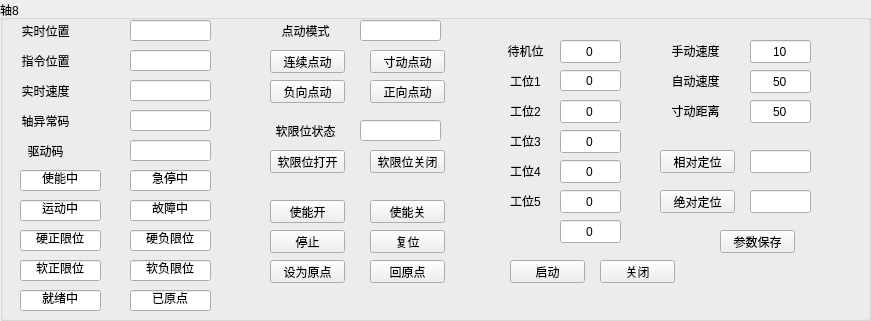
    <widget class="QGroupBox" name="A1_8">
     <property name="geometry">
      <rect>
       <x>60</x>
       <y>330</y>
       <width>871</width>
       <height>321</height>
      </rect>
     </property>
     <property name="minimumSize">
      <size>
       <width>400</width>
       <height>200</height>
      </size>
     </property>
     <property name="maximumSize">
      <size>
       <width>4000</width>
       <height>4000</height>
      </size>
     </property>
     <property name="title">
      <string>轴8</string>
     </property>
     <widget class="QPushButton" name="btn_MoveAbs_Axi_8">
      <property name="geometry">
       <rect>
        <x>660</x>
        <y>190</y>
        <width>75</width>
        <height>23</height>
       </rect>
      </property>
      <property name="text">
       <string>绝对定位</string>
      </property>
     </widget>
     <widget class="QPushButton" name="btn_Reset_Axi_8">
      <property name="geometry">
       <rect>
        <x>370</x>
        <y>230</y>
        <width>75</width>
        <height>23</height>
       </rect>
      </property>
      <property name="text">
       <string>复位</string>
      </property>
     </widget>
     <widget class="QPushButton" name="btn_Stop_Axi_8">
      <property name="geometry">
       <rect>
        <x>270</x>
        <y>230</y>
        <width>75</width>
        <height>23</height>
       </rect>
      </property>
      <property name="text">
       <string>停止</string>
      </property>
     </widget>
     <widget class="QPushButton" name="btn_GoHome_Axi_8">
      <property name="geometry">
       <rect>
        <x>370</x>
        <y>260</y>
        <width>75</width>
        <height>23</height>
       </rect>
      </property>
      <property name="text">
       <string>回原点</string>
      </property>
     </widget>
     <widget class="QLineEdit" name="lineEdit_MoveAbs_Axi_8">
      <property name="geometry">
       <rect>
        <x>750</x>
        <y>190</y>
        <width>61</width>
        <height>23</height>
       </rect>
      </property>
      <property name="text">
       <string/>
      </property>
      <property name="alignment">
       <set>Qt::AlignCenter</set>
      </property>
     </widget>
     <widget class="QPushButton" name="btn_SetHome_Axi_8">
      <property name="geometry">
       <rect>
        <x>270</x>
        <y>260</y>
        <width>75</width>
        <height>23</height>
       </rect>
      </property>
      <property name="text">
       <string>设为原点</string>
      </property>
     </widget>
     <widget class="QLineEdit" name="lineEdit_CurPos_Axi_8">
      <property name="geometry">
       <rect>
        <x>130</x>
        <y>20</y>
        <width>81</width>
        <height>21</height>
       </rect>
      </property>
      <property name="text">
       <string/>
      </property>
      <property name="alignment">
       <set>Qt::AlignCenter</set>
      </property>
      <property name="readOnly">
       <bool>true</bool>
      </property>
     </widget>
     <widget class="QLabel" name="label_CurPos_Axi_8">
      <property name="geometry">
       <rect>
        <x>0</x>
        <y>20</y>
        <width>91</width>
        <height>21</height>
       </rect>
      </property>
      <property name="text">
       <string>实时位置</string>
      </property>
      <property name="alignment">
       <set>Qt::AlignCenter</set>
      </property>
     </widget>
     <widget class="QLineEdit" name="lineEdit_Hard_AxiPosLimit_Axi_8">
      <property name="geometry">
       <rect>
        <x>20</x>
        <y>230</y>
        <width>81</width>
        <height>21</height>
       </rect>
      </property>
      <property name="text">
       <string>硬正限位</string>
      </property>
      <property name="alignment">
       <set>Qt::AlignCenter</set>
      </property>
      <property name="readOnly">
       <bool>true</bool>
      </property>
     </widget>
     <widget class="QLineEdit" name="lineEdit_Hard_AxiNegLimit_Axi_8">
      <property name="geometry">
       <rect>
        <x>130</x>
        <y>230</y>
        <width>81</width>
        <height>21</height>
       </rect>
      </property>
      <property name="text">
       <string>硬负限位</string>
      </property>
      <property name="alignment">
       <set>Qt::AlignCenter</set>
      </property>
      <property name="readOnly">
       <bool>true</bool>
      </property>
     </widget>
     <widget class="QLineEdit" name="lineEdit_Enable_Axi_8">
      <property name="geometry">
       <rect>
        <x>20</x>
        <y>170</y>
        <width>81</width>
        <height>21</height>
       </rect>
      </property>
      <property name="text">
       <string>使能中</string>
      </property>
      <property name="alignment">
       <set>Qt::AlignCenter</set>
      </property>
      <property name="readOnly">
       <bool>true</bool>
      </property>
     </widget>
     <widget class="QLineEdit" name="lineEdit_Standby_Axi_8">
      <property name="geometry">
       <rect>
        <x>560</x>
        <y>40</y>
        <width>61</width>
        <height>23</height>
       </rect>
      </property>
      <property name="text">
       <string>0</string>
      </property>
      <property name="alignment">
       <set>Qt::AlignCenter</set>
      </property>
     </widget>
     <widget class="QLineEdit" name="lineEdit_WorkPostion1_Axi_8">
      <property name="geometry">
       <rect>
        <x>560</x>
        <y>70</y>
        <width>61</width>
        <height>21</height>
       </rect>
      </property>
      <property name="text">
       <string>0</string>
      </property>
      <property name="alignment">
       <set>Qt::AlignCenter</set>
      </property>
     </widget>
     <widget class="QLineEdit" name="lineEdit_WorkPostion2_Axi_8">
      <property name="geometry">
       <rect>
        <x>560</x>
        <y>100</y>
        <width>61</width>
        <height>23</height>
       </rect>
      </property>
      <property name="text">
       <string>0</string>
      </property>
      <property name="alignment">
       <set>Qt::AlignCenter</set>
      </property>
     </widget>
     <widget class="QLabel" name="label_Standby_Axi_8">
      <property name="geometry">
       <rect>
        <x>480</x>
        <y>40</y>
        <width>91</width>
        <height>21</height>
       </rect>
      </property>
      <property name="text">
       <string>待机位</string>
      </property>
      <property name="alignment">
       <set>Qt::AlignCenter</set>
      </property>
     </widget>
     <widget class="QLabel" name="label_WorkStation1_Axi_8">
      <property name="geometry">
       <rect>
        <x>480</x>
        <y>70</y>
        <width>91</width>
        <height>21</height>
       </rect>
      </property>
      <property name="text">
       <string>工位1</string>
      </property>
      <property name="alignment">
       <set>Qt::AlignCenter</set>
      </property>
     </widget>
     <widget class="QLabel" name="label_WorkStation2_Axi_8">
      <property name="geometry">
       <rect>
        <x>480</x>
        <y>100</y>
        <width>91</width>
        <height>21</height>
       </rect>
      </property>
      <property name="text">
       <string>工位2</string>
      </property>
      <property name="alignment">
       <set>Qt::AlignCenter</set>
      </property>
     </widget>
     <widget class="QPushButton" name="btn_Jog_Pos_Axi_8">
      <property name="geometry">
       <rect>
        <x>370</x>
        <y>80</y>
        <width>75</width>
        <height>23</height>
       </rect>
      </property>
      <property name="text">
       <string>正向点动</string>
      </property>
     </widget>
     <widget class="QPushButton" name="btn_Jog_Neg_Axi_8">
      <property name="geometry">
       <rect>
        <x>270</x>
        <y>80</y>
        <width>75</width>
        <height>23</height>
       </rect>
      </property>
      <property name="text">
       <string>负向点动</string>
      </property>
     </widget>
     <widget class="QLabel" name="label_WorkStation_3_Axi_8">
      <property name="geometry">
       <rect>
        <x>480</x>
        <y>130</y>
        <width>91</width>
        <height>21</height>
       </rect>
      </property>
      <property name="text">
       <string>工位3</string>
      </property>
      <property name="alignment">
       <set>Qt::AlignCenter</set>
      </property>
     </widget>
     <widget class="QLineEdit" name="lineEdit_WorkPostion3_Axi_8">
      <property name="geometry">
       <rect>
        <x>560</x>
        <y>130</y>
        <width>61</width>
        <height>23</height>
       </rect>
      </property>
      <property name="text">
       <string>0</string>
      </property>
      <property name="alignment">
       <set>Qt::AlignCenter</set>
      </property>
     </widget>
     <widget class="QLabel" name="label_WorkStation_4_Axi_8">
      <property name="geometry">
       <rect>
        <x>480</x>
        <y>160</y>
        <width>91</width>
        <height>21</height>
       </rect>
      </property>
      <property name="text">
       <string>工位4</string>
      </property>
      <property name="alignment">
       <set>Qt::AlignCenter</set>
      </property>
     </widget>
     <widget class="QLineEdit" name="lineEdit_WorkPostion4_Axi_8">
      <property name="geometry">
       <rect>
        <x>560</x>
        <y>160</y>
        <width>61</width>
        <height>23</height>
       </rect>
      </property>
      <property name="text">
       <string>0</string>
      </property>
      <property name="alignment">
       <set>Qt::AlignCenter</set>
      </property>
     </widget>
     <widget class="QLabel" name="label_WorkStation_5_Axi_8">
      <property name="geometry">
       <rect>
        <x>480</x>
        <y>190</y>
        <width>91</width>
        <height>21</height>
       </rect>
      </property>
      <property name="text">
       <string>工位5</string>
      </property>
      <property name="alignment">
       <set>Qt::AlignCenter</set>
      </property>
     </widget>
     <widget class="QLineEdit" name="lineEdit_WorkPostion5_Axi_8">
      <property name="geometry">
       <rect>
        <x>560</x>
        <y>190</y>
        <width>61</width>
        <height>23</height>
       </rect>
      </property>
      <property name="text">
       <string>0</string>
      </property>
      <property name="alignment">
       <set>Qt::AlignCenter</set>
      </property>
     </widget>
     <widget class="QLineEdit" name="lineEdit_ManuVel_Axi_8">
      <property name="geometry">
       <rect>
        <x>750</x>
        <y>40</y>
        <width>61</width>
        <height>23</height>
       </rect>
      </property>
      <property name="text">
       <string>10</string>
      </property>
      <property name="alignment">
       <set>Qt::AlignCenter</set>
      </property>
     </widget>
     <widget class="QLabel" name="label_ManuVel_Axi_8">
      <property name="geometry">
       <rect>
        <x>650</x>
        <y>40</y>
        <width>91</width>
        <height>21</height>
       </rect>
      </property>
      <property name="text">
       <string>手动速度</string>
      </property>
      <property name="alignment">
       <set>Qt::AlignCenter</set>
      </property>
     </widget>
     <widget class="QPushButton" name="btn_SetParam_Axi_8">
      <property name="geometry">
       <rect>
        <x>720</x>
        <y>230</y>
        <width>75</width>
        <height>23</height>
       </rect>
      </property>
      <property name="text">
       <string>参数保存</string>
      </property>
     </widget>
     <widget class="QLineEdit" name="lineEdit_Estop_Axi_8">
      <property name="geometry">
       <rect>
        <x>130</x>
        <y>170</y>
        <width>81</width>
        <height>21</height>
       </rect>
      </property>
      <property name="text">
       <string>急停中</string>
      </property>
      <property name="alignment">
       <set>Qt::AlignCenter</set>
      </property>
      <property name="readOnly">
       <bool>true</bool>
      </property>
     </widget>
     <widget class="QLineEdit" name="lineEdit_Moving_Axi_8">
      <property name="geometry">
       <rect>
        <x>20</x>
        <y>200</y>
        <width>81</width>
        <height>21</height>
       </rect>
      </property>
      <property name="text">
       <string>运动中</string>
      </property>
      <property name="alignment">
       <set>Qt::AlignCenter</set>
      </property>
      <property name="readOnly">
       <bool>true</bool>
      </property>
     </widget>
     <widget class="QLineEdit" name="lineEdit_Err_Axi_8">
      <property name="geometry">
       <rect>
        <x>130</x>
        <y>200</y>
        <width>81</width>
        <height>21</height>
       </rect>
      </property>
      <property name="text">
       <string>故障中</string>
      </property>
      <property name="alignment">
       <set>Qt::AlignCenter</set>
      </property>
      <property name="readOnly">
       <bool>true</bool>
      </property>
     </widget>
     <widget class="QLineEdit" name="lineEdit_Soft_AxiPosLimit_Axi_8">
      <property name="geometry">
       <rect>
        <x>20</x>
        <y>260</y>
        <width>81</width>
        <height>21</height>
       </rect>
      </property>
      <property name="text">
       <string>软正限位</string>
      </property>
      <property name="alignment">
       <set>Qt::AlignCenter</set>
      </property>
     </widget>
     <widget class="QLineEdit" name="lineEdit_Soft_AxiNegLimit_Axi_8">
      <property name="geometry">
       <rect>
        <x>130</x>
        <y>260</y>
        <width>81</width>
        <height>21</height>
       </rect>
      </property>
      <property name="text">
       <string>软负限位</string>
      </property>
      <property name="alignment">
       <set>Qt::AlignCenter</set>
      </property>
      <property name="readOnly">
       <bool>true</bool>
      </property>
     </widget>
     <widget class="QLineEdit" name="lineEdit_Ready_Axi_8">
      <property name="geometry">
       <rect>
        <x>20</x>
        <y>290</y>
        <width>81</width>
        <height>21</height>
       </rect>
      </property>
      <property name="text">
       <string>就绪中</string>
      </property>
      <property name="alignment">
       <set>Qt::AlignCenter</set>
      </property>
      <property name="readOnly">
       <bool>true</bool>
      </property>
     </widget>
     <widget class="QLineEdit" name="lineEdit_Homed_Axi_8">
      <property name="geometry">
       <rect>
        <x>130</x>
        <y>290</y>
        <width>81</width>
        <height>21</height>
       </rect>
      </property>
      <property name="text">
       <string>已原点</string>
      </property>
      <property name="alignment">
       <set>Qt::AlignCenter</set>
      </property>
      <property name="readOnly">
       <bool>true</bool>
      </property>
     </widget>
     <widget class="QPushButton" name="btn_Enable_Open_Axi_8">
      <property name="geometry">
       <rect>
        <x>270</x>
        <y>200</y>
        <width>75</width>
        <height>23</height>
       </rect>
      </property>
      <property name="text">
       <string>使能开</string>
      </property>
     </widget>
     <widget class="QPushButton" name="btn_Enable_Close_Axi_8">
      <property name="geometry">
       <rect>
        <x>370</x>
        <y>200</y>
        <width>75</width>
        <height>23</height>
       </rect>
      </property>
      <property name="text">
       <string>使能关</string>
      </property>
     </widget>
     <widget class="QLabel" name="label_ActPos_Axi_8">
      <property name="geometry">
       <rect>
        <x>0</x>
        <y>50</y>
        <width>91</width>
        <height>21</height>
       </rect>
      </property>
      <property name="text">
       <string>指令位置</string>
      </property>
      <property name="alignment">
       <set>Qt::AlignCenter</set>
      </property>
     </widget>
     <widget class="QLineEdit" name="lineEdit_SetPos_Axi_8">
      <property name="geometry">
       <rect>
        <x>130</x>
        <y>50</y>
        <width>81</width>
        <height>21</height>
       </rect>
      </property>
      <property name="text">
       <string/>
      </property>
      <property name="alignment">
       <set>Qt::AlignCenter</set>
      </property>
      <property name="readOnly">
       <bool>true</bool>
      </property>
     </widget>
     <widget class="QLabel" name="label_CurVel_Axi_8">
      <property name="geometry">
       <rect>
        <x>0</x>
        <y>80</y>
        <width>91</width>
        <height>21</height>
       </rect>
      </property>
      <property name="text">
       <string>实时速度</string>
      </property>
      <property name="alignment">
       <set>Qt::AlignCenter</set>
      </property>
     </widget>
     <widget class="QLineEdit" name="lineEdit_CurVel_Axi_8">
      <property name="geometry">
       <rect>
        <x>130</x>
        <y>80</y>
        <width>81</width>
        <height>21</height>
       </rect>
      </property>
      <property name="text">
       <string/>
      </property>
      <property name="alignment">
       <set>Qt::AlignCenter</set>
      </property>
      <property name="readOnly">
       <bool>true</bool>
      </property>
     </widget>
     <widget class="QLabel" name="label_AxiErro_Axi_8">
      <property name="geometry">
       <rect>
        <x>0</x>
        <y>110</y>
        <width>91</width>
        <height>21</height>
       </rect>
      </property>
      <property name="text">
       <string>轴异常码</string>
      </property>
      <property name="alignment">
       <set>Qt::AlignCenter</set>
      </property>
     </widget>
     <widget class="QLineEdit" name="lineEdit_AxiErri_Axi_8">
      <property name="geometry">
       <rect>
        <x>130</x>
        <y>110</y>
        <width>81</width>
        <height>21</height>
       </rect>
      </property>
      <property name="text">
       <string/>
      </property>
      <property name="alignment">
       <set>Qt::AlignCenter</set>
      </property>
      <property name="readOnly">
       <bool>true</bool>
      </property>
     </widget>
     <widget class="QLineEdit" name="lineEdit_SeroNo_Axi_8">
      <property name="enabled">
       <bool>true</bool>
      </property>
      <property name="geometry">
       <rect>
        <x>130</x>
        <y>140</y>
        <width>81</width>
        <height>21</height>
       </rect>
      </property>
      <property name="acceptDrops">
       <bool>true</bool>
      </property>
      <property name="text">
       <string/>
      </property>
      <property name="alignment">
       <set>Qt::AlignCenter</set>
      </property>
      <property name="readOnly">
       <bool>true</bool>
      </property>
     </widget>
     <widget class="QLabel" name="label_SeroNo_Axi_8">
      <property name="geometry">
       <rect>
        <x>0</x>
        <y>140</y>
        <width>91</width>
        <height>21</height>
       </rect>
      </property>
      <property name="text">
       <string>驱动码</string>
      </property>
      <property name="alignment">
       <set>Qt::AlignCenter</set>
      </property>
     </widget>
     <widget class="QLabel" name="label_AutoVel_Axi_8">
      <property name="geometry">
       <rect>
        <x>650</x>
        <y>70</y>
        <width>91</width>
        <height>21</height>
       </rect>
      </property>
      <property name="text">
       <string>自动速度</string>
      </property>
      <property name="alignment">
       <set>Qt::AlignCenter</set>
      </property>
     </widget>
     <widget class="QLabel" name="label_Inch_Axi_8">
      <property name="geometry">
       <rect>
        <x>650</x>
        <y>100</y>
        <width>91</width>
        <height>21</height>
       </rect>
      </property>
      <property name="text">
       <string>寸动距离</string>
      </property>
      <property name="alignment">
       <set>Qt::AlignCenter</set>
      </property>
     </widget>
     <widget class="QLineEdit" name="lineEdit_AutoVel_Axi_8">
      <property name="geometry">
       <rect>
        <x>750</x>
        <y>70</y>
        <width>61</width>
        <height>23</height>
       </rect>
      </property>
      <property name="text">
       <string>50</string>
      </property>
      <property name="alignment">
       <set>Qt::AlignCenter</set>
      </property>
     </widget>
     <widget class="QLineEdit" name="lineEdit_Inch_Axi_8">
      <property name="geometry">
       <rect>
        <x>750</x>
        <y>100</y>
        <width>61</width>
        <height>23</height>
       </rect>
      </property>
      <property name="text">
       <string>50</string>
      </property>
      <property name="alignment">
       <set>Qt::AlignCenter</set>
      </property>
     </widget>
     <widget class="QLineEdit" name="lineEdit_JogMode_Axi_8">
      <property name="geometry">
       <rect>
        <x>360</x>
        <y>20</y>
        <width>81</width>
        <height>21</height>
       </rect>
      </property>
      <property name="text">
       <string/>
      </property>
      <property name="alignment">
       <set>Qt::AlignCenter</set>
      </property>
      <property name="readOnly">
       <bool>true</bool>
      </property>
     </widget>
     <widget class="QLabel" name="label_JogMode_Axi_8">
      <property name="geometry">
       <rect>
        <x>260</x>
        <y>20</y>
        <width>91</width>
        <height>21</height>
       </rect>
      </property>
      <property name="text">
       <string>点动模式</string>
      </property>
      <property name="alignment">
       <set>Qt::AlignCenter</set>
      </property>
     </widget>
     <widget class="QPushButton" name="btn_Jog_Jog_Axi_8">
      <property name="geometry">
       <rect>
        <x>270</x>
        <y>50</y>
        <width>75</width>
        <height>23</height>
       </rect>
      </property>
      <property name="text">
       <string>连续点动</string>
      </property>
     </widget>
     <widget class="QPushButton" name="btn_Jog_Inch_Axi_8">
      <property name="geometry">
       <rect>
        <x>370</x>
        <y>50</y>
        <width>75</width>
        <height>23</height>
       </rect>
      </property>
      <property name="text">
       <string>寸动点动</string>
      </property>
     </widget>
     <widget class="QLineEdit" name="lineEdit_SoftLimitSet__Axi_8">
      <property name="geometry">
       <rect>
        <x>360</x>
        <y>120</y>
        <width>81</width>
        <height>21</height>
       </rect>
      </property>
      <property name="text">
       <string/>
      </property>
      <property name="alignment">
       <set>Qt::AlignCenter</set>
      </property>
      <property name="readOnly">
       <bool>true</bool>
      </property>
     </widget>
     <widget class="QLabel" name="label_SoftLimitSet_Axi_8">
      <property name="geometry">
       <rect>
        <x>260</x>
        <y>120</y>
        <width>91</width>
        <height>21</height>
       </rect>
      </property>
      <property name="text">
       <string>软限位状态</string>
      </property>
      <property name="alignment">
       <set>Qt::AlignCenter</set>
      </property>
     </widget>
     <widget class="QPushButton" name="btn_Jog_SoftOpen_Axi_8">
      <property name="geometry">
       <rect>
        <x>270</x>
        <y>150</y>
        <width>75</width>
        <height>23</height>
       </rect>
      </property>
      <property name="text">
       <string>软限位打开</string>
      </property>
     </widget>
     <widget class="QPushButton" name="btn_Jog_SoftClose_Axi_8">
      <property name="geometry">
       <rect>
        <x>370</x>
        <y>150</y>
        <width>75</width>
        <height>23</height>
       </rect>
      </property>
      <property name="text">
       <string>软限位关闭</string>
      </property>
     </widget>
     <widget class="QPushButton" name="btn_MoveRel_Axi_8">
      <property name="geometry">
       <rect>
        <x>660</x>
        <y>150</y>
        <width>75</width>
        <height>23</height>
       </rect>
      </property>
      <property name="text">
       <string>相对定位</string>
      </property>
     </widget>
     <widget class="QLineEdit" name="lineEdit_MoveRel_Axi_8">
      <property name="geometry">
       <rect>
        <x>750</x>
        <y>150</y>
        <width>61</width>
        <height>23</height>
       </rect>
      </property>
      <property name="text">
       <string/>
      </property>
      <property name="alignment">
       <set>Qt::AlignCenter</set>
      </property>
     </widget>
     <widget class="QPushButton" name="btn_MoveVel_Close_Axi_8">
      <property name="geometry">
       <rect>
        <x>600</x>
        <y>260</y>
        <width>75</width>
        <height>23</height>
       </rect>
      </property>
      <property name="text">
       <string>关闭</string>
      </property>
     </widget>
     <widget class="QPushButton" name="btn_MoveVel_Start_Axi_8">
      <property name="enabled">
       <bool>true</bool>
      </property>
      <property name="geometry">
       <rect>
        <x>510</x>
        <y>260</y>
        <width>75</width>
        <height>23</height>
       </rect>
      </property>
      <property name="text">
       <string>启动</string>
      </property>
     </widget>
     <widget class="QLineEdit" name="lineEdit_PosId_Axi_8">
      <property name="geometry">
       <rect>
        <x>560</x>
        <y>220</y>
        <width>61</width>
        <height>23</height>
       </rect>
      </property>
      <property name="text">
       <string>0</string>
      </property>
      <property name="alignment">
       <set>Qt::AlignCenter</set>
      </property>
     </widget>
    </widget>
